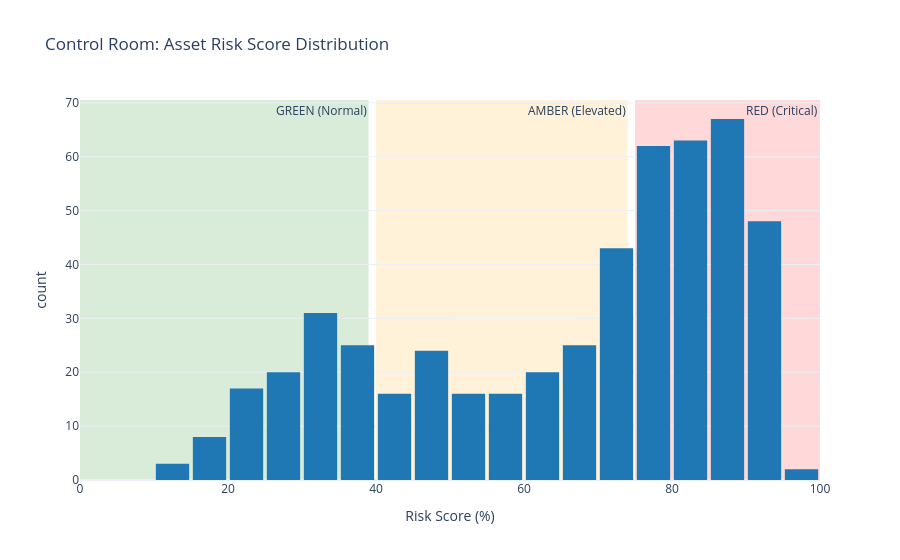

Here is the notebook cell this chart was saved with:
### Markdown cell above
## 3. Control Room Dashboard

### Code cell
import pandas as pd
import plotly.express as px
import plotly.graph_objects as go

# 1. Load the risk scores dataset
df = pd.read_csv('../data/df_featured_risk_scores.csv')

# 2. Compute High-Level Metrics
total_assets = len(df)
high_risk_count = len(df[df['risk_score_0_100'] >= 75])
avg_grid_risk = df['risk_score_0_100'].mean()

print(f"--- CONTROL ROOM SUMMARY ---")
print(f"Total Assets Monitored : {total_assets}")
print(f"High Risk Count (RED)  : {high_risk_count}")
print(f"Average Grid Risk Score: {avg_grid_risk:.2f}%")

# 3. Render Score Distribution Histogram with Traffic Light Zones
fig = px.histogram(
    df, 
    x='risk_score_0_100', 
    nbins=20, 
    title='Control Room: Asset Risk Score Distribution',
    labels={'risk_score_0_100': 'Risk Score (%)', 'count': 'Number of Assets'},
    color_discrete_sequence=['#1f77b4']
)

# Add visual thresholds for Green, Amber, Red zones
fig.add_vrect(x0=0, x1=39, fillcolor="green", opacity=0.15, layer="below", line_width=0, annotation_text="GREEN (Normal)")
fig.add_vrect(x0=40, x1=74, fillcolor="orange", opacity=0.15, layer="below", line_width=0, annotation_text="AMBER (Elevated)")
fig.add_vrect(x0=75, x1=100, fillcolor="red", opacity=0.15, layer="below", line_width=0, annotation_text="RED (Critical)")

fig.update_layout(bargap=0.1, template='plotly_white')
fig.show()

### Figure 1 — Plotly figure (JSON) as saved in the notebook; plotly's stock layout.template omitted (floating-point values rounded to 4 significant figures; data arrays with more than 128 entries replaced by an {"elided": "..."} marker saying what was removed)
{"data": [{"bingroup": "x", "hovertemplate": "Risk Score (%)=%{x}<br>count=%{y}<extra></extra>", "legendgroup": "", "marker": {"color": "#1f77b4", "pattern": {"shape": ""}}, "name": "", "nbinsx": 20, "orientation": "v", "showlegend": false, "type": "histogram", "x": {"elided": "506 float values"}, "xaxis": "x", "yaxis": "y"}], "layout": {"annotations": [{"showarrow": false, "text": "GREEN (Normal)", "x": 39, "xanchor": "right", "xref": "x", "y": 1, "yanchor": "top", "yref": "y domain"}, {"showarrow": false, "text": "AMBER (Elevated)", "x": 74, "xanchor": "right", "xref": "x", "y": 1, "yanchor": "top", "yref": "y domain"}, {"showarrow": false, "text": "RED (Critical)", "x": 100, "xanchor": "right", "xref": "x", "y": 1, "yanchor": "top", "yref": "y domain"}], "bargap": 0.1, "barmode": "relative", "legend": {"tracegroupgap": 0}, "shapes": [{"fillcolor": "green", "layer": "below", "line": {"width": 0}, "opacity": 0.15, "type": "rect", "x0": 0, "x1": 39, "xref": "x", "y0": 0, "y1": 1, "yref": "y domain"}, {"fillcolor": "orange", "layer": "below", "line": {"width": 0}, "opacity": 0.15, "type": "rect", "x0": 40, "x1": 74, "xref": "x", "y0": 0, "y1": 1, "yref": "y domain"}, {"fillcolor": "red", "layer": "below", "line": {"width": 0}, "opacity": 0.15, "type": "rect", "x0": 75, "x1": 100, "xref": "x", "y0": 0, "y1": 1, "yref": "y domain"}], "title": {"text": "Control Room: Asset Risk Score Distribution"}, "xaxis": {"anchor": "y", "domain": [0, 1], "title": {"text": "Risk Score (%)"}}, "yaxis": {"anchor": "x", "domain": [0, 1], "title": {"text": "count"}}}}
